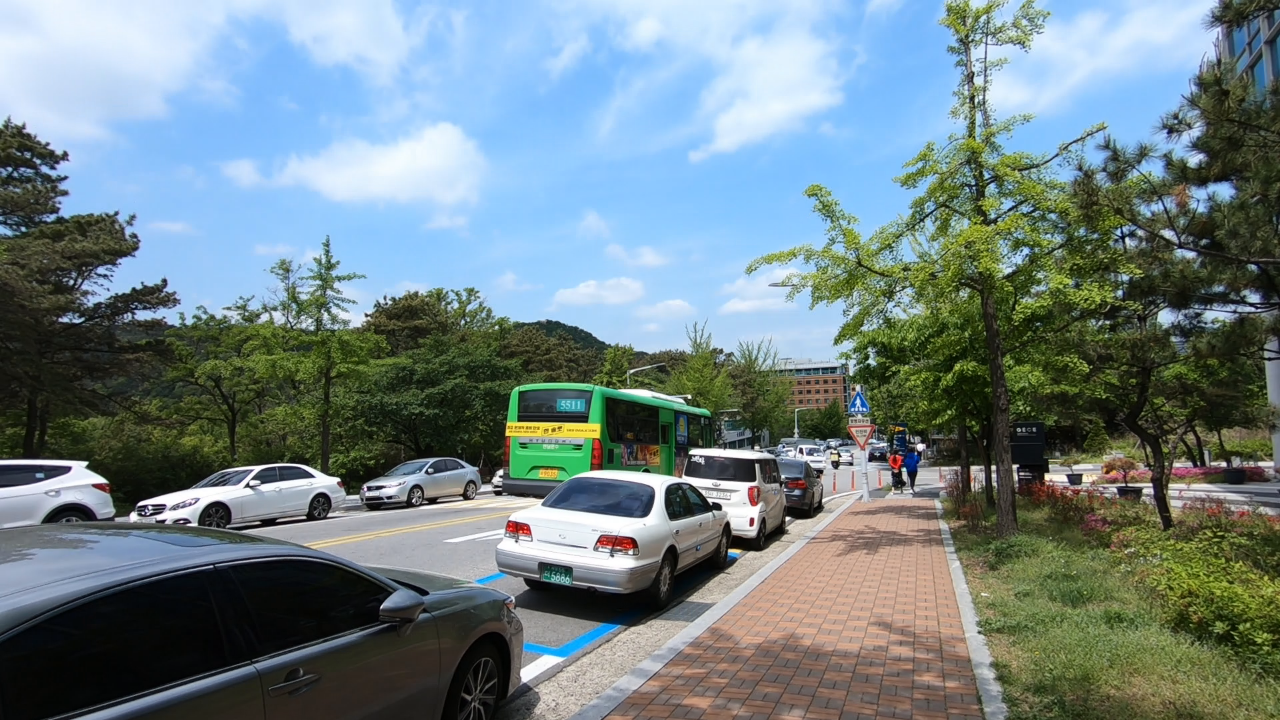
#> input picture 0001clean_hdr+_var100/00000000.png, 1280 x 720 px, found by its file name
$ python map_full.py
#> lines starting #> are read from the running program, lines starting #| are printed output that depends on the picture; pictures that were not available may be replaced by others from this repository, and a replacement may not be noted
import cv2
import numpy as np
import time
import os
import pandas as pd
from skimage.metrics import peak_signal_noise_ratio as compare_psnr

def adjusted_decay(x):
    # 定义参数
    a = 6.56
    b = 0.3
    c = 1.05
    d = 1

    # 计算函数值
    return a * np.exp(-b * (x - c)) + d


start_time = time.time()

# 文件夹路径
clean_folder = '000'
noised_folder = 'noised000var2500'
output_folder = '0001clean_full_var2500'
os.makedirs(output_folder, exist_ok=True)

# 第一帧是干净的
clean_path = os.path.join(clean_folder, '00000000.png')
prev_frame = cv2.imread(clean_path)
#> prev_frame is the input picture: shape (720, 1280, 3); mean B, G, R 133.7, 130.3, 113.1
prev_denoised_frame = prev_frame
denoised_frame = prev_frame
output_path = os.path.join(output_folder, '00000000.png')
cv2.imwrite(output_path, denoised_frame)

# 参数
num_images = 100
varn = 2500

h = prev_frame.shape[0]
#> h = 720
w = prev_frame.shape[1]
#> w = 1280
flow_map = np.meshgrid(np.arange(w), np.arange(h))
flow_map = np.stack(flow_map, axis=-1).astype(np.float32)  # 调整为三维数组

# 遍历图片文件
for frame_number in range(1, num_images):
    # 构造文件名
    filename = f'{frame_number:08d}.png'
    noised_path = os.path.join(noised_folder, filename)
    current_frame = cv2.imread(noised_path)
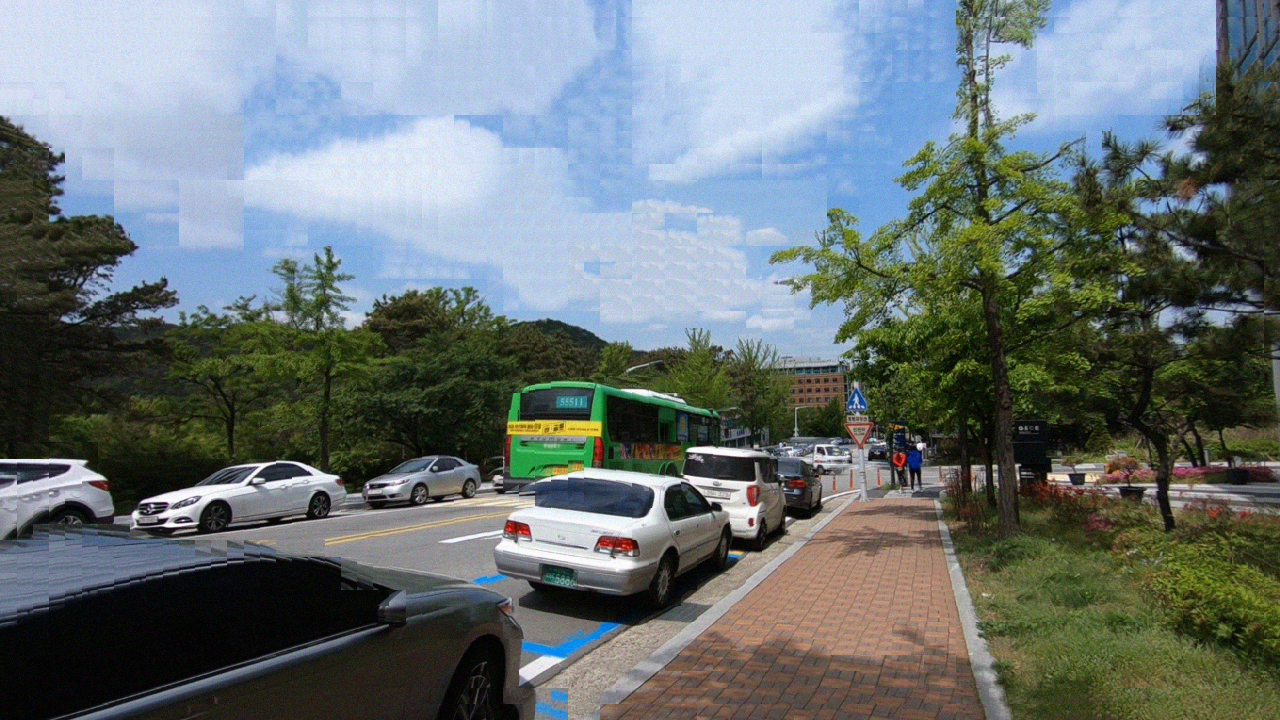
#> input picture 0001clean_hdr+_var100/00000010.png, 1280 x 720 px, given in place of 00000001.png, which was not available
#> current_frame is the input picture: shape (720, 1280, 3); mean B, G, R 116.9, 115.7, 105.9

    current_frame_gray = cv2.cvtColor(current_frame, cv2.COLOR_BGR2GRAY)
    prev_frame_gray = cv2.cvtColor(prev_frame, cv2.COLOR_BGR2GRAY)
    flow = cv2.DISOpticalFlow_create(2)
    flow.setFinestScale(0)
    current_flow = flow.calc(prev_frame_gray, current_frame_gray, None)

    '''
    flow = cv2.optflow.DenseRLOFOpticalFlow_create()
    current_flow = flow.calc(prev_denoised_frame, current_frame, None)
    '''

    new_coords = flow_map - current_flow
    aligned_frame = cv2.remap(prev_denoised_frame, new_coords, None, cv2.INTER_CUBIC)
    aligned_frame_gray = cv2.cvtColor(aligned_frame, cv2.COLOR_BGR2GRAY)
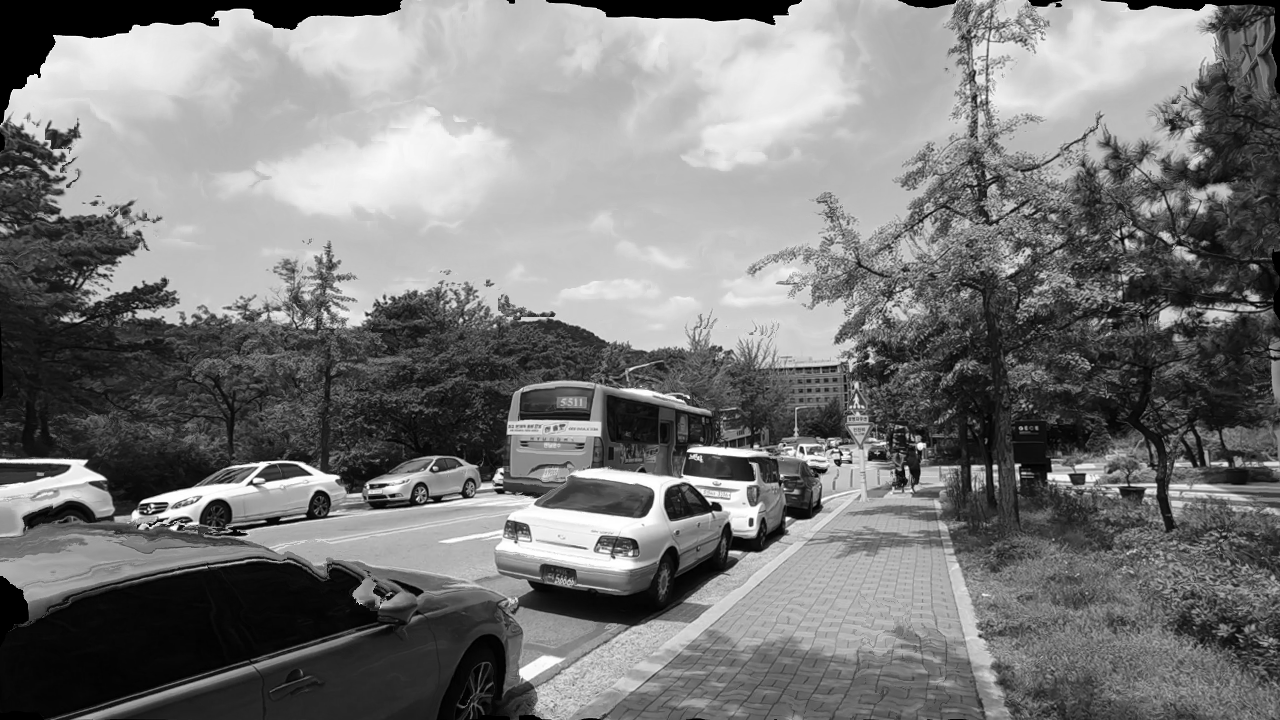
#> aligned_frame_gray: shape (720, 1280); min 0, max 255, mean 121.5

    # 应用去噪算法
    denoised_frame = np.zeros((prev_frame.shape[0], prev_frame.shape[1], prev_frame.shape[2]), dtype=np.uint8)
    varx = 0
    for x in range(0, prev_frame.shape[0]):
        for y in range(0, prev_frame.shape[1]):
            diff = np.float64(current_frame_gray[x, y]) - np.float64(aligned_frame_gray[x, y])
            diff = diff ** 2
            varx += diff
#> after the loop, varx = 1.31e+09
            # varx = np.absolute(varx - varn)

    varx = varx / (prev_frame.shape[0] * prev_frame.shape[1])
#> varx = 1421.2
    varx = np.absolute(varx - varn)
#> varx = 1078.8
    lam = 2 * varn / (varx + 1e-16)
#> lam = 4.63
    factor1 = np.float64(current_frame) / (1 + lam)
    factor2 = np.float64(aligned_frame) * lam / (1 + lam)
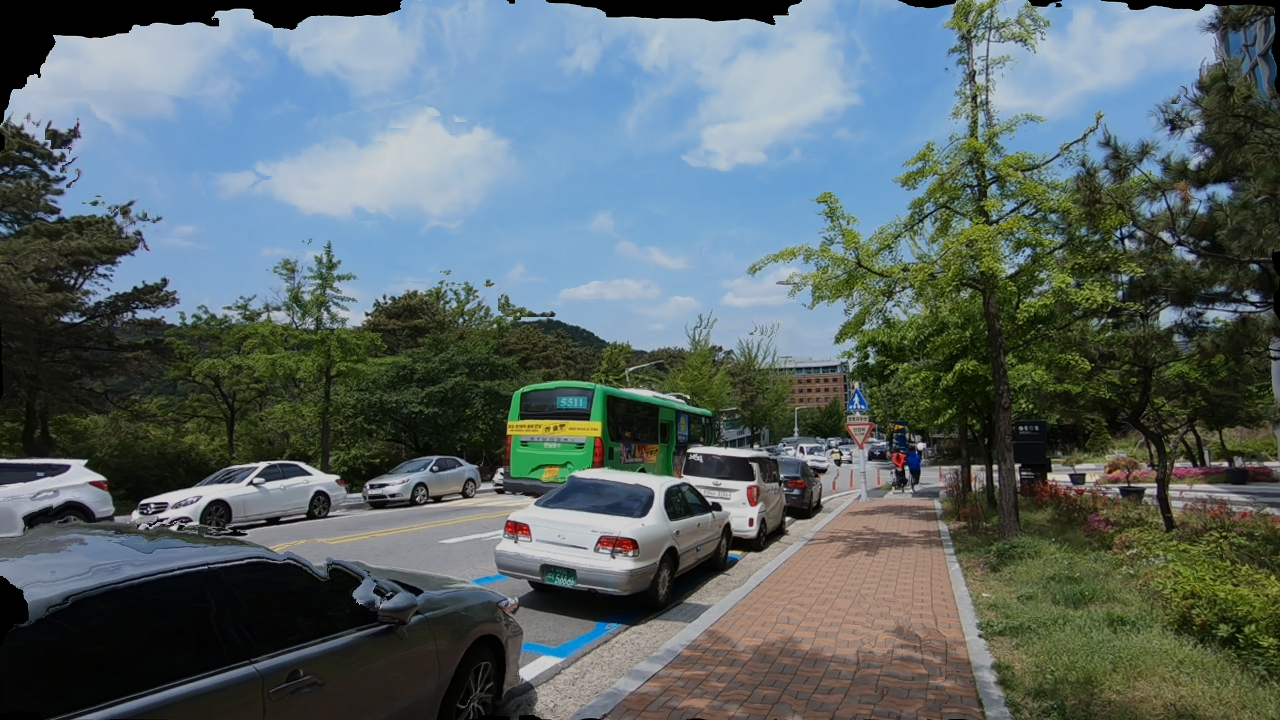
#> factor2: shape (720, 1280, 3) float64; mean B, G, R 105.5, 103.7, 90.6
    denoised_frame = np.clip(factor1 + factor2, 0, 255).astype(np.uint8)
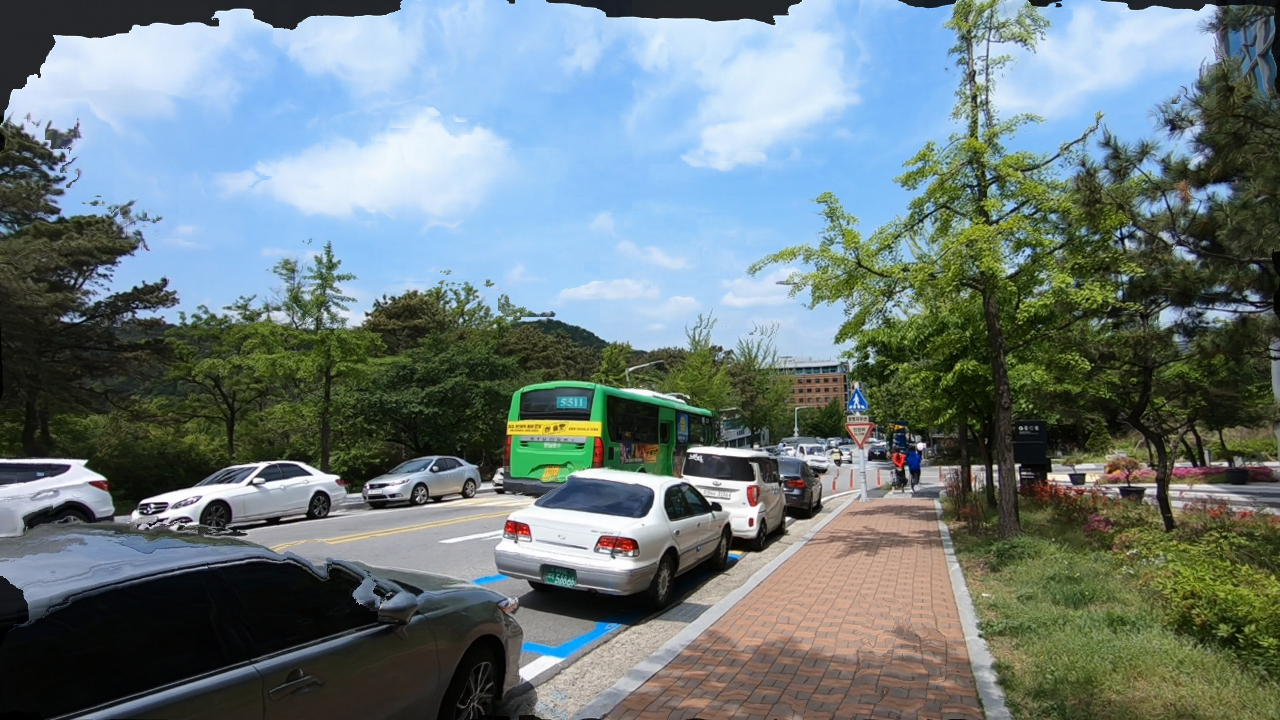
#> denoised_frame: shape (720, 1280, 3); mean B, G, R 125.7, 123.7, 108.9

    output_path = os.path.join(output_folder, filename)
    cv2.imwrite(output_path, denoised_frame)
    prev_denoised_frame = denoised_frame
    prev_frame = current_frame

    current_time = time.time()  # 获取当前时间
    elapsed_time = current_time - start_time  # 计算经过的时间
    print(f"已处理到第 {frame_number} 帧，用时 {elapsed_time:.2f} 秒")
#> pass 2 of the loop `for frame_number in range(1, num_images):`:
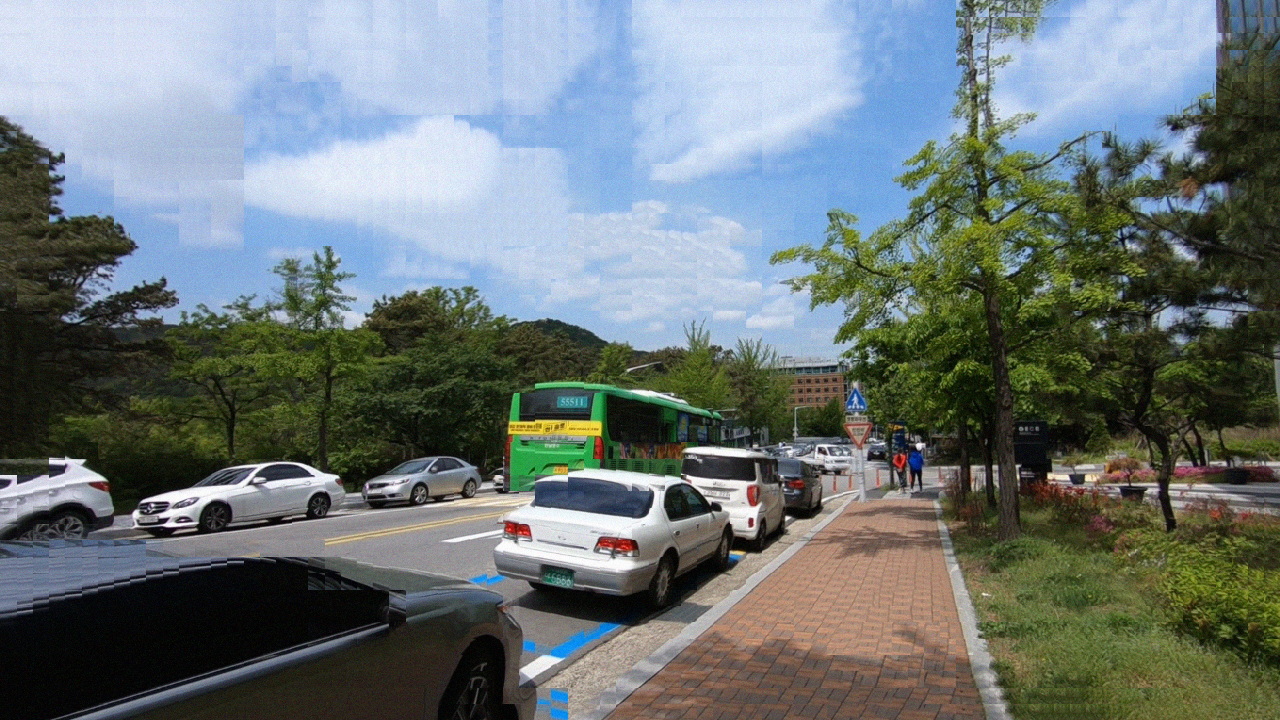
#> input picture 0001clean_hdr+_var100/00000013.png, 1280 x 720 px, given in place of 00000002.png, which was not available
#> current_frame is the input picture: shape (720, 1280, 3); mean B, G, R 119.2, 118.8, 108.9
#> `aligned_frame_gray = cv2.cvtColor(aligned_frame, cv2.COLOR_BGR2GRAY)`:
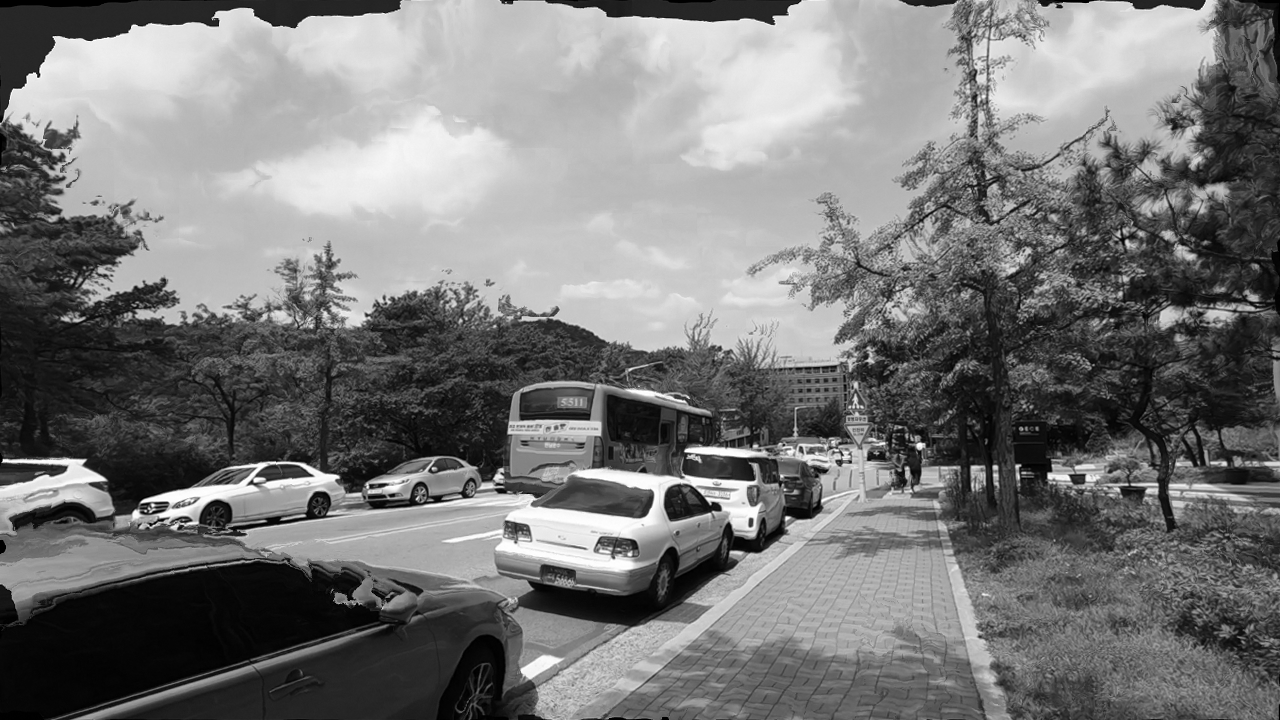
#> aligned_frame_gray: shape (720, 1280); min 0, max 255, mean 119.5
#> after the loop `for x in range(0, prev_frame.shape[0]):`: varx = 903920281
#> `varx = varx / (prev_frame.shape[0] * prev_frame.shape[1])`: varx = 980.8
#> `varx = np.absolute(varx - varn)`: varx = 1519.2
#> lam = 3.29
#> `denoised_frame = np.clip(factor1 + factor2, 0, 255).astype(np.uint8)`:
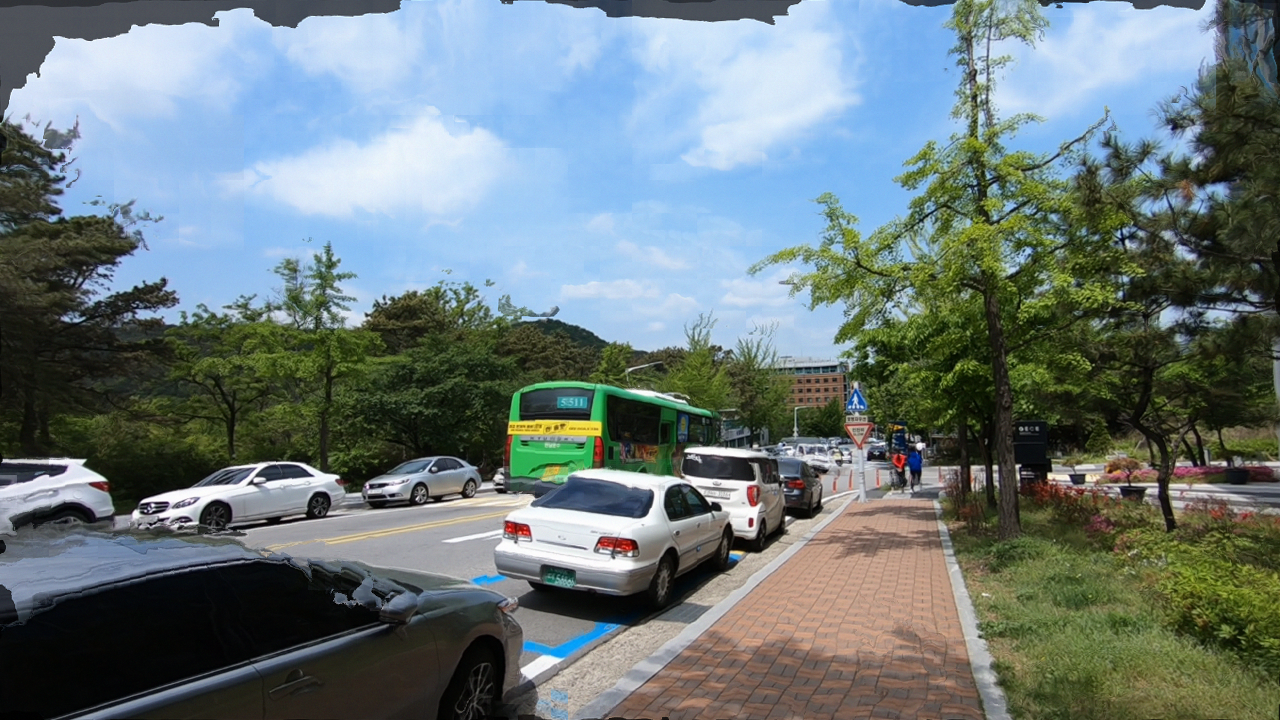
#> denoised_frame: shape (720, 1280, 3); mean B, G, R 123.7, 122.1, 108.3
#> (the run stopped early here; a loop or call above may not have finished)
